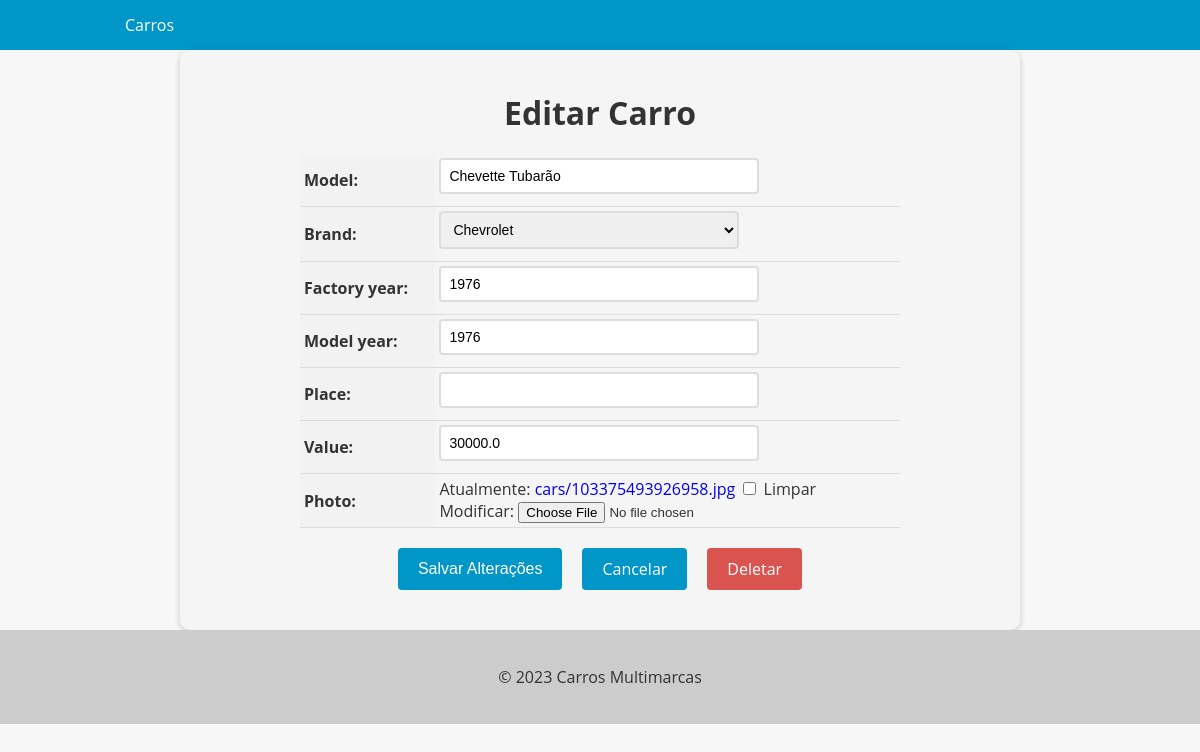
The page /cars/car/2/update/ on the database its author committed.
### cars/models.py (models this page shows, shortened)
class Car(models.Model):
    id = models.AutoField(primary_key=True)
    model = models.CharField(max_length=200)
    brand = models.ForeignKey(Brand, on_delete=models.PROTECT,related_name='car_brand')
    factory_year = models.IntegerField(blank=True, null=True)
    model_year = models.IntegerField(blank=True, null=True)
    place = models.CharField(max_length=10, blank=True, null=True)
    value = models.FloatField(blank=True, null=True)
    photo = models.ImageField(upload_to='cars/', blank=True, null=True)

### cars/views.py (the view, shortened to what this page needs)
# urls.py: path('car/<int:pk>/update/', views.CarUpdateView.as_view(), name="car_update"),
class CarUpdateView(UpdateView):
    model = Car
    form_class = CarModelForm
    template_name = 'car_update.html'

### cars/forms.py (shortened to what this page needs)
class CarModelForm(forms.ModelForm):
     class Meta:
          model = Car
          fields = '__all__'

### cars/models.py (called while the page is built)
    def __str__(self):
        return self.name

### cars/templates/car_update.html (shortened to what this page needs)
{% extends "base.html" %}
{% block content %}
  <form method="post" enctype="multipart/form-data">
    <h1>Editar Carro</h1>
    <table>
      {{ form.as_table }}
    </table>
    <div>
      <div class="buttons-container">
        <input type="submit" value="Salvar Alterações" class="btn btn-primary">
        <a href="{% url 'cars_list' %}" class="btn btn-secondary">Cancelar</a>
        <a href="{% url 'car_delete' pk=object.pk %}" class="btn btn-danger">Deletar</a>
      </div>
    </div>
  </form>
{% endblock %}

### app/templates/base.html (style rules this page uses)
body { font-family: 'Open Sans', sans-serif; background-color: #f7f7f7; color: #333; margin: 0; padding: 0; }

### cars/templates/car_update.html (style rules this page uses)
form { max-width: 800px; margin: 0 auto; padding: 20px; background-color: #f5f5f5; border-radius: 10px; box-shadow: 0 2px 6px rgba(0, 0, 0, 0.2); }
form h1 { font-size: 2rem; margin-bottom: 20px; text-align: center; }
table { margin: 0 auto; border-collapse: collapse; width: 100%; max-width: 600px; }
th, td { padding: 4px; text-align: left; border-bottom: 1px solid #ddd; }
th { background-color: #f2f2f2; }
input[type="text"], input[type="number"], select, textarea { padding: 8px; font-size: 14px; border: 2px solid #ddd; border-radius: 4px; width: 100%; max-width: 300px; margin-bottom: 8px; transition: border-bottom-color 0.3s ease-in-out; }
.btn { background-color: #0096c7; color: #fff; border: none; padding: 10px 20px; font-size: 16px; border-radius: 4px; cursor: pointer; transition: background-color 0.3s ease-in-out; }
.buttons-container { display: flex; justify-content: center; margin-top: 20px; margin-bottom: 20px; }
.btn { display: inline-block; background-color: #0096c7; color: #fff; border: none; padding: 10px 20px; font-size: 16px; border-radius: 4px; cursor: pointer; transition: background-color 0.3s ease-in-out; margin: 0 10px; }
.btn-danger { background-color: #d9534f; text-decoration: none !important; }
a { text-decoration: none !important; }

### rows shown on the page
Car: model "Chevette Tubarão", brand "Chevrolet", factory_year "1976", model_year "1976", value "30000.0"
